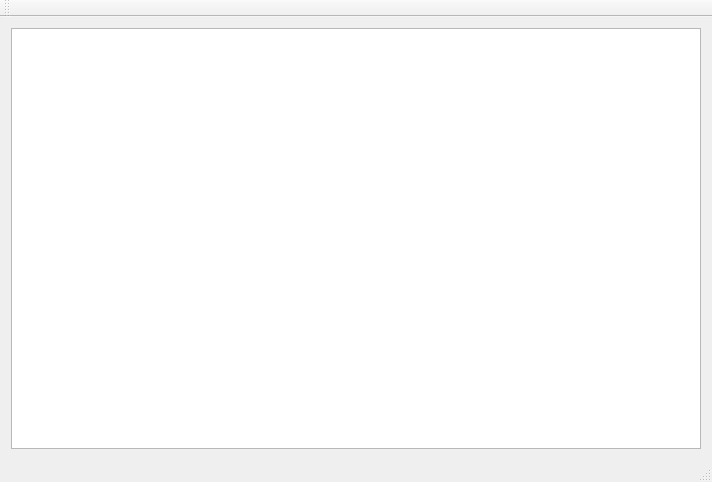
<?xml version="1.0" encoding="UTF-8"?>
<ui version="4.0">
 <class>MainWindow</class>
 <widget class="QMainWindow" name="MainWindow">
  <property name="geometry">
   <rect>
    <x>0</x>
    <y>0</y>
    <width>712</width>
    <height>482</height>
   </rect>
  </property>
  <property name="windowTitle">
   <string>MainWindow</string>
  </property>
  <widget class="QWidget" name="centralWidget">
   <property name="layoutDirection">
    <enum>Qt::LeftToRight</enum>
   </property>
   <layout class="QVBoxLayout" name="verticalLayout">
    <item>
     <widget class="QGraphicsView" name="graphicsView"/>
    </item>
   </layout>
  </widget>
  <widget class="QMenuBar" name="menuBar">
   <property name="geometry">
    <rect>
     <x>0</x>
     <y>0</y>
     <width>712</width>
     <height>22</height>
    </rect>
   </property>
  </widget>
  <widget class="QToolBar" name="mainToolBar">
   <attribute name="toolBarArea">
    <enum>TopToolBarArea</enum>
   </attribute>
   <attribute name="toolBarBreak">
    <bool>false</bool>
   </attribute>
  </widget>
  <widget class="QStatusBar" name="statusBar"/>
 </widget>
 <layoutdefault spacing="6" margin="11"/>
 <resources/>
 <connections/>
</ui>
